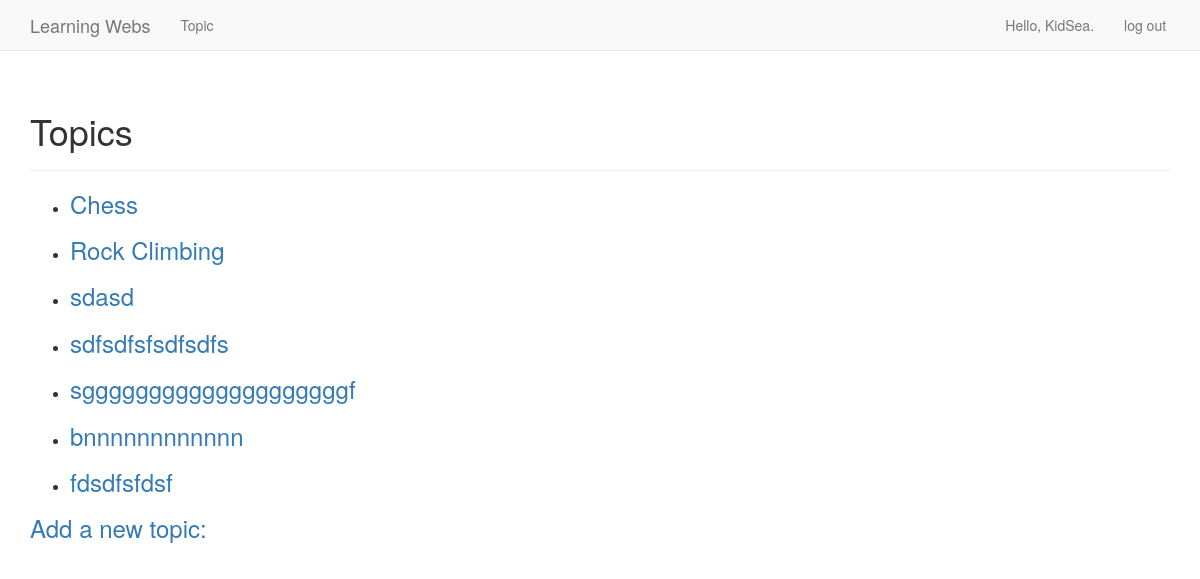
Before: /topics/ (signed in) with the older database file.
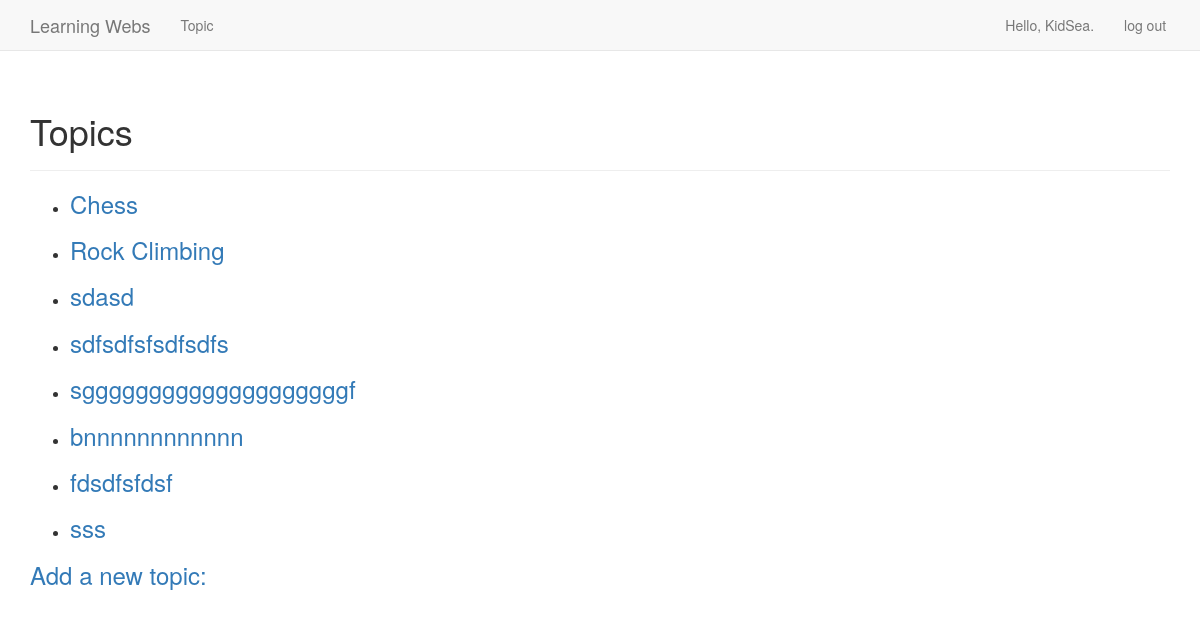
After: the same page with the newer database file.
### learning_webs/models.py (models this page shows)
class Topic(models.Model):
    text = models.CharField(max_length=200)
    date_added = models.DateTimeField(auto_now_add=True)
    owner = models.ForeignKey(User, on_delete=models.CASCADE)
    def __str__(self):
        return self.text

### learning_webs/views.py (the view)
# urls.py: url(r'^topics/$', views.topics, name='topics'),
@login_required
def topics(request):
    topics = Topic.objects.filter(owner=request.user).order_by('date_added')
    context = {'topics': topics}
    return render(request, 'learning_webs/topics.html', context)

### learning_webs/templates/learning_webs/topics.html (shortened to what this page needs)
<!DOCTYPE html>
<html lang="en">
<head>
</head>
<body>
{% extends "learning_webs/base.html" %}
{% block header %}
    <h1>Topics</h1>
{% endblock header%}
{% block content %}
  <ul>
      {% for topic in topics %}
        <li>
            <h3>
                <a href="{% url 'learning_webs:topic' topic.id %}">{{ topic }}</a>
            </h3>
        </li>
      {% empty %}
        <li>No topics have been added yet.</li>
      {% endfor %}
  </ul>
  <h3>
      <a href="{% url 'learning_webs:new_topic' %}">Add a new topic:</a>
  </h3>
{% endblock content %}

Changed rows visible on the page:
added Topic: text "sss"
